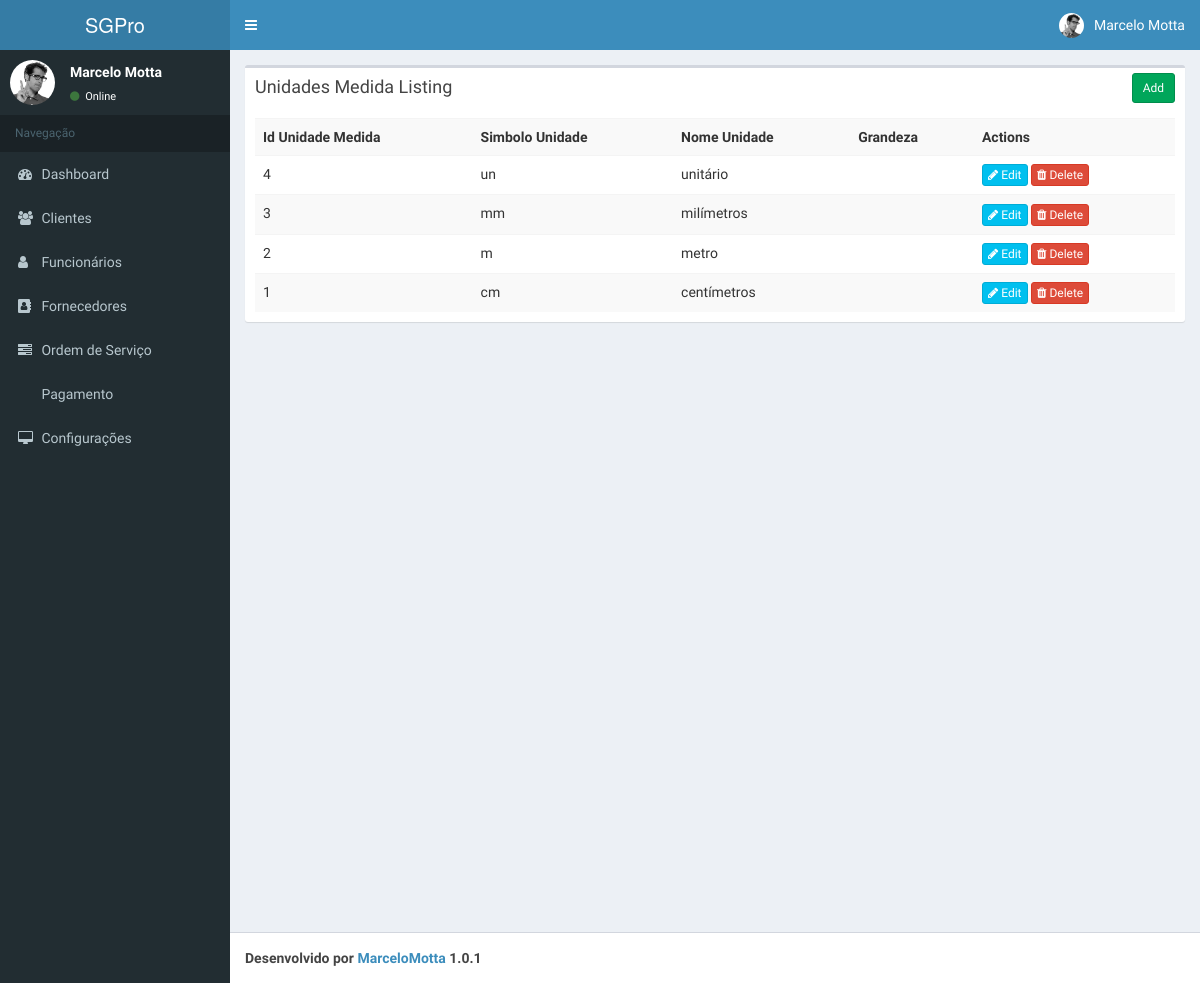
Page /app-developing/index.php/unidades_medida on the committed database.
### tables this page shows
CREATE TABLE `unidades_medida` (
  `id_unidade_medida` int(11) NOT NULL,
  `simbolo_unidade` varchar(11) NOT NULL,
  `nome_unidade` varchar(50) NOT NULL,
  `grandeza` varchar(50) DEFAULT NULL
);

### app-developing/application/controllers/Unidades_medida.php (called while the page is built, shortened)
<?php
class Unidades_medida extends CI_Controller{
    function __construct()
    {
        $this->load->model('Unidades_medida_model');
    }
    function index()
    {
        $data['unidades_medida'] = $this->Unidades_medida_model->get_all_unidades_medida();
        $data['_view'] = 'unidades_medida/index';
        $this->load->view('layouts/main',$data);
    }
}

### app-developing/index.php (called while the page is built, shortened)
<?php
require_once BASEPATH.'core/CodeIgniter.php';

### app-developing/application/models/Unidades_medida_model.php (called while the page is built, shortened)
<?php
class Unidades_medida_model extends CI_Model
{
    function get_all_unidades_medida()
    {
        $this->db->order_by('id_unidade_medida', 'desc');
        return $this->db->get('unidades_medida')->result_array();
    }
}

### app-developing/application/views/unidades_medida/index.php (the view)
<div class="row">
    <div class="col-md-12">
        <div class="box">
            <div class="box-header">
                <h3 class="box-title">Unidades Medida Listing</h3>
            	<div class="box-tools">
                    <a href="<?php echo site_url('unidades_medida/add'); ?>" class="btn btn-success btn-sm">Add</a>
                </div>
            </div>
            <div class="box-body">
                <table class="table table-striped">
                    <tr>
						<th>Id Unidade Medida</th>
						<th>Simbolo Unidade</th>
						<th>Nome Unidade</th>
						<th>Grandeza</th>
						<th>Actions</th>
                    </tr>
                    <?php foreach($unidades_medida as $u){ ?>
                    <tr>
						<td><?php echo $u['id_unidade_medida']; ?></td>
						<td><?php echo $u['simbolo_unidade']; ?></td>
						<td><?php echo $u['nome_unidade']; ?></td>
						<td><?php echo $u['grandeza']; ?></td>
						<td>
                            <a href="<?php echo site_url('unidades_medida/edit/'.$u['id_unidade_medida']); ?>" class="btn btn-info btn-xs"><span class="fa fa-pencil"></span> Edit</a>
                            <a href="<?php echo site_url('unidades_medida/remove/'.$u['id_unidade_medida']); ?>" class="btn btn-danger btn-xs"><span class="fa fa-trash"></span> Delete</a>
                        </td>
                    </tr>
                    <?php } ?>
                </table>
            </div>
        </div>
    </div>
</div>

### rows in the picture
unidades_medida: id_unidade_medida "4", simbolo_unidade "un", nome_unidade "unitário"
unidades_medida: id_unidade_medida "3", simbolo_unidade "mm", nome_unidade "milímetros"
unidades_medida: id_unidade_medida "2", simbolo_unidade "m", nome_unidade "metro"
unidades_medida: id_unidade_medida "1", simbolo_unidade "cm", nome_unidade "centímetros"
